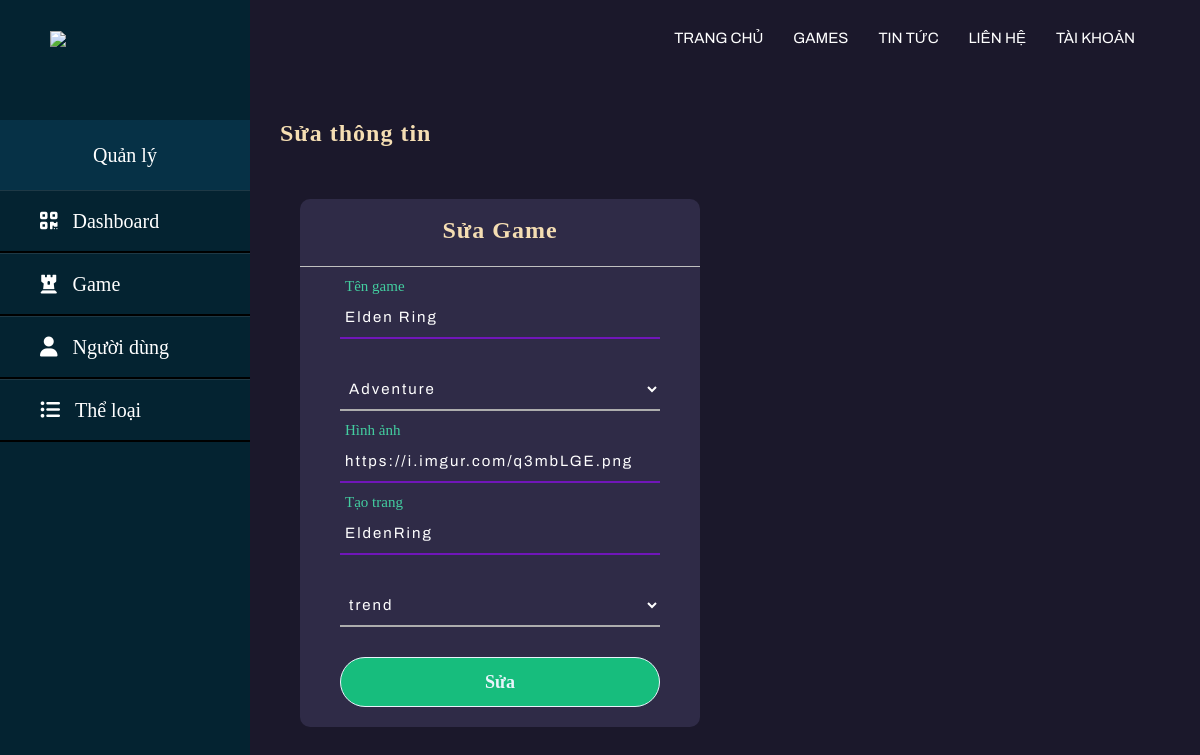
The app's page /admin/edit_Game.php?id=18 with its own data.
### admin/edit_Game.php (the view, shortened to what this page needs)
<!DOCTYPE html>
<html lang="en">
 <?php include_once '../inc/head-admin.php' ?>
<body>
 <?php  include_once '../inc/navbar.php'; ?>
	<?php  include_once '../inc/sidemenu.php'; ?>
<section>
	<h3 class="i-name">
		Sửa thông tin
	</h3>
	 <?php
			require_once('../html/connect.php');
             $id = $_GET['id'];
             $query_edit = "SELECT * FROM `all-games` where `id`= $id ";
             $sql_edit = mysqli_query($connect,$query_edit);
             $result_edit = mysqli_fetch_array($sql_edit);
		?>
				<div class="prof-container">
					<div class="profile">
						<h2>Sửa Game</h2>
						<form method="POST" enctype="multipart/form-data">
							<div class="txt_field">
								<input type="text" name="g_name" placeholder="Nhập tên game" require
                                   	 value= "<?php echo $result_edit['name']; ?>">
								<label for="">Tên game</label>
							</div>
							<div class="txt_field">
								<select name="g_Tag" id="g_Tag" require>
									<option value= "<?php echo $result_edit['Tags']; ?>"><?php echo $result_edit['Tags']; ?></option>
								</select>
							</div>
							<div class="txt_field">
									<input type="text"  name="g_Image" placeholder="Nhập địa chỉ hình ảnh" require
                                    value= "<?php echo $result_edit['image']; ?>">
								<label for="">Hình ảnh</label>
							</div>
							<div class="txt_field">
								<input type="text" name="g_Link" placeholder="Nhập tên (Hoặc để trống)"
                                   		  value= "<?php echo $result_edit['link']; ?>">
								<label for="">Tạo trang</label>
							</div>
							<div class="txt_field">
								<select name="g_Type" id="g_Tag">
									<option value= "<?php echo $result_edit['type']; ?>" > <?php echo $result_edit['type']; ?> </option>
								</select>
							</div>
							<button type="submit" name="g_Submit" >Sửa</button>
						</form>
					</div>
				</div>
	</section>
	</body>
</html>

### css/index-styles.css (style rules this page uses)
:root { --archivo: 'Archivo', sans-serif; --audiowided: 'Audiowide', cursive; --oswald: 'Oswald', sans-serif; }
* { margin: 0; padding: 0; box-sizing: border-box; list-style: none; text-decoration: none; scroll-behavior: smooth; scroll-padding-top: 2rem; }
section { padding: 2rem 0 3rem; }
body { margin:0; padding:0; background: #1b182b; color: #fff; }
h1,h2,h3,h4 { margin: 16px 0; line-height: 1.3; letter-spacing: 1px; }
.prof-container { display: grid; justify-content: center; align-items: center; margin: 50px; }
.profile { width: 400px; background: rgb(47, 43, 71); border-radius: 10px; }
.profile h2 { color: wheat; text-align: center; padding: 0 0 20px 0; border-bottom: 1px solid silver; }
.profile form { padding: 0 40px; box-sizing: border-box; }
.profile .txt_field { position: relative; border-bottom: 2px solid #adadad; margin: 30px 0; }
.txt_field input, .txt_field select { font-family: var(--archivo); color: #fff; width: 100%; padding: 0 5px; height: 40px; font-size: 15px; border: none; background: transparent; outline: none; letter-spacing: 2px; }
.txt_field option { color: #fff; width: 100%; background: rgb(40 6 120 / 88%); font-size: 15px; }
.txt_field label { position: absolute; top: 50%; left: 5px; color: #817676; transform: translateY(-50%); font-size: 15px; pointer-events: none; transition: 0.3s all; }
.txt_field input ~ label, .txt_field input ~ label { top: -10px; color: #43cea0; }
.profile button { margin-bottom: 20px; width: 100%; height: 50px; border: 1px solid; background: #17bd7d; border-radius: 25px; font-size: 18px; color: #e9f4fb; font-weight: 700; outline: none; cursor: pointer; }

### css/adIndexs-styles.css (style rules this page uses)
:root { --archivo: 'Archivo', sans-serif; --audiowided: 'Audiowide', cursive; --oswald: 'Oswald', sans-serif; }
body { display: flex; }
section { width: calc(100%-250px); position: relative; margin-left: 250px; margin-top: 40px; }
.i-name { color: wheat; padding: 30px 30px 0 30px; font-size: 24px; font-weight: 700; }

### records on screen
all-games: g_name "Elden Ring", g_Tag "Adventure", g_Image "https://i.imgur.com/q3mbLGE.png", g_Link "EldenRing", g_Type "trend"
